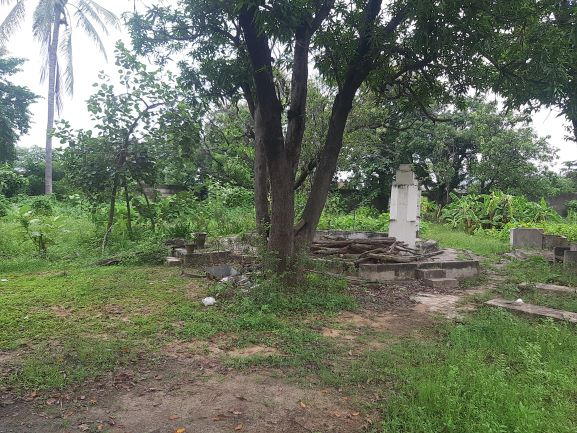
#> input picture 360 Panorama/src/stitching-images/Input/img(01).jpg, 577 x 433 px
$ python main.py Input
#> lines starting #> are read from the running program, lines starting #| are printed output that depends on the picture; after the words box and inside, x2 and y2 are one past the last pixel; in counts of white or black regions, pixels touching at a corner belong together
### 360 Panorama/src/stitching-images/utils.py
# coding: utf-8

import os
import sys
import cv2
import math
import numpy as np
import matplotlib.pyplot as plt


# [10 lines left out: function load_images, not called in this run]

"""
Parse the input dir.

Args:
    source_dir: the dir that have images and a 'image_list.txt'

Returns:
    A image array and focal_length array
"""
def parse(source_dir):
#> called with source_dir = 'Input'
    filenames = []
    focal_length = []
    f = open(os.path.join(source_dir, 'image_list.txt'))
#> (reads 360 Panorama/src/stitching-images/Input/image_list.txt from the repository)
    for line in f:
        if (line[0] == '#'):
            continue
        (filename, f, *rest) = line.split()
        filenames += [filename]
        focal_length += [float(f)]

    img_list = [cv2.imread(os.path.join(source_dir, f), 1) for f in filenames]
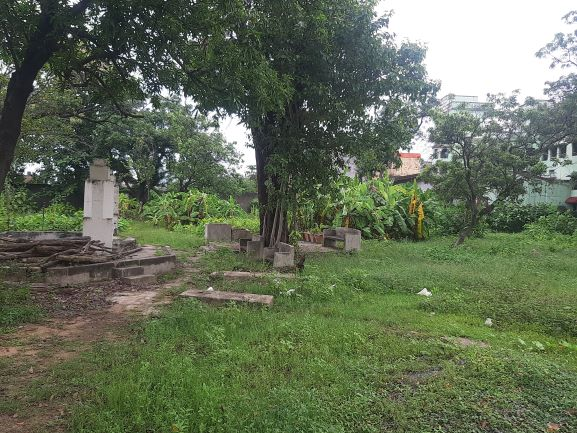
#> input picture 360 Panorama/src/stitching-images/Input/img(02).jpg, 577 x 433 px

    return (img_list, focal_length)

"""
Project image to cylinder

Args:
    img: input image
    focal_length: input image's focal length

Return:
    Cylindrical projection of input image
"""
def cylindrical_projection(img, focal_length):
    height, width, _ = img.shape
    cylinder_proj = np.zeros(shape=img.shape, dtype=np.uint8)

    for y in range(-int(height/2), int(height/2)):
        for x in range(-int(width/2), int(width/2)):
            cylinder_x = focal_length*math.atan(x/focal_length)
            cylinder_y = focal_length*y/math.sqrt(x**2+focal_length**2)

            cylinder_x = round(cylinder_x + width/2)
            cylinder_y = round(cylinder_y + height/2)

            if cylinder_x >= 0 and cylinder_x < width and cylinder_y >= 0 and cylinder_y < height:
                cylinder_proj[cylinder_y][cylinder_x] = img[y+int(height/2)][x+int(width/2)]

    # Crop black border
    # ref: http://stackoverflow.com/questions/13538748/crop-black-edges-with-opencv
    _, thresh = cv2.threshold(cv2.cvtColor(cylinder_proj, cv2.COLOR_BGR2GRAY), 1, 255, cv2.THRESH_BINARY)
    contours = cv2.findContours(thresh, cv2.RETR_EXTERNAL, cv2.CHAIN_APPROX_SIMPLE)
    x, y, w, h = cv2.boundingRect(contours[0])

    return cylinder_proj[y:y+h, x:x+w]

# [11 lines left out: function matched_pairs_plot, not called in this run]

### 360 Panorama/src/stitching-images/main.py
# coding: utf-8

import sys
import cv2
import math
import numpy as np
import multiprocessing as mp
import feature
import utils
import stitch
import constant as const


if __name__ == '__main__':
    if len(sys.argv) != 2:
        print('[Usage] python script <input img dir>')
        print('[Exampe] python script ../input_image/parrington')
        sys.exit(0)

    input_dirname = sys.argv[1]

    pool = mp.Pool(mp.cpu_count())

    img_list, focal_length = utils.parse(input_dirname)
#> img_list = 10 items; focal_length = [1090, 1090, 1090, 1090, 1090, 1090, 1090, 1090, 1090, 1090]

    # img_list = img_list[2:4]

    print('Warp images to cylinder')
    cylinder_img_list = pool.starmap(utils.cylindrical_projection, [(img_list[i], focal_length[i]) for i in range(len(img_list))])
#> after the loop in cylindrical_projection, `for y in range(-int(height/2), int(height/2)):`:
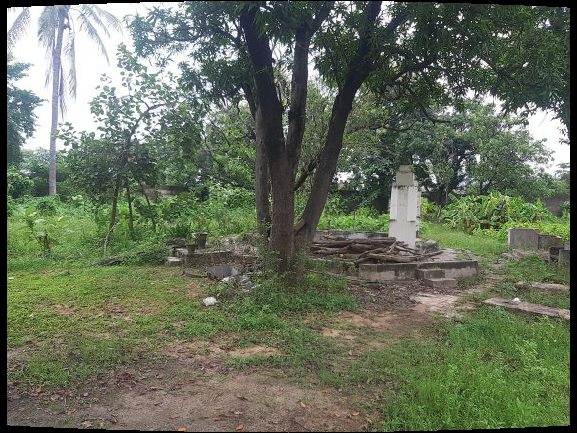
#> cylinder_proj: shape (433, 577, 3); mean B, G, R 91, 110.8, 102.2
#> in cylindrical_projection, `_, thresh = cv2.threshold(cv2.cvtColor(cylinder_proj, cv2.COLOR_BGR2GR..`:
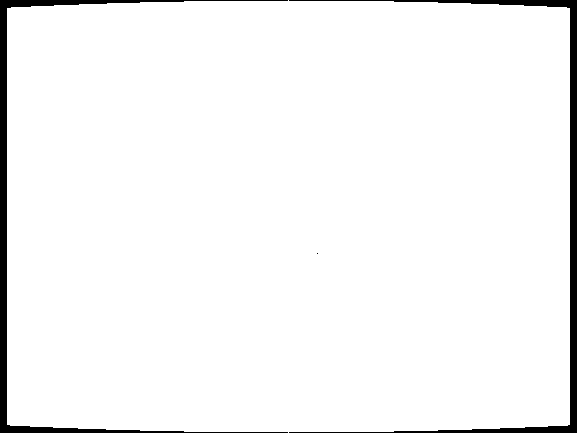
#> thresh: shape (433, 577); 96.2% white; 3 black regions (1 under 20 px)
#> in cylindrical_projection, `contours = cv2.findContours(thresh, cv2.RETR_EXTERNAL, cv2.CHAIN_APPRO..`: contours = 1 contour; box (x1, y1, x2, y2) and area: (7, 0, 570, 433) 239472
#> (the run stopped early here; a loop or call above may not have finished)
